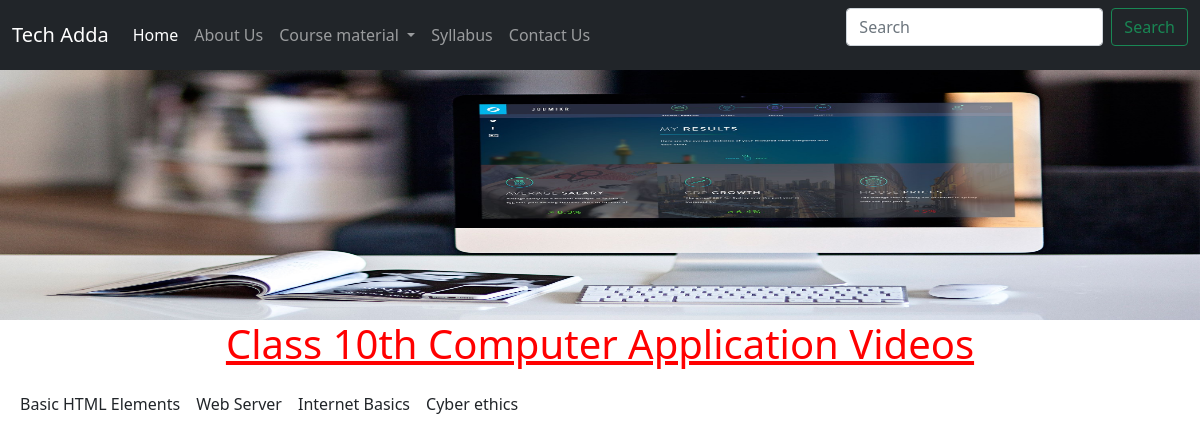
The page /videos/class10_video on the database its author committed.
### home/models.py (models this page shows, shortened)
class video_10(models.Model):
    title= models.CharField(max_length=100)
    added = models.DateTimeField(auto_now_add=True)
    url = EmbedVideoField()
    class Meta:
        ordering =['-added']

### home/views.py (the view)
# urls.py: path("videos/class10_video",views.class10_video, name='class10_video'),
def class10_video(request):
    videos=video_10.objects.all()
    return render(request,'videos/class10_video.html',context={'videos':videos} )

### templates/videos/class10_video.html (shortened to what this page needs)
  {%extends 'base.html' %}
  {%load embed_video_tags %}
  {%block body %}
  <div class="container-fluid px-0">
      <img src="/static/img/videos.jpg" class="d-block w-100" alt="book" height="250" >
  </div>
  <div class="container-fluid">
    <h1 class="mb-4"> Class 10th Computer Application Videos</h1>
    <div class="d-flex flex-wrap">
        {% for item in videos %}
        <div class="px-2 mb-5">
          <div class="d-flex justify-content-start">
            {{item.title}}
          </div>
        </div>
        {% endfor %}
     </div>
  </div>
  {%endblock body %}

### templates/videos/class10_video.html (style rules this page uses)
h1 { color:red; text-align: center; text-decoration: underline }

### rows shown on the page
video_10: title "Basic HTML Elements"
video_10: title "Web Server"
video_10: title "Internet Basics"
video_10: title "Cyber ethics"
